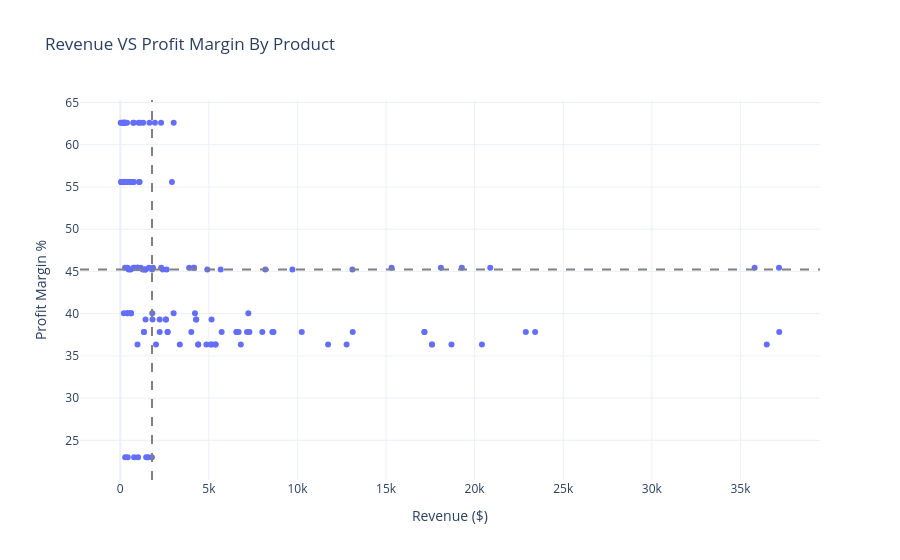

Notebook code for this chart:
### Markdown cell above
## VISUALIZATION RATIONALE

A scatter plot is used to visualize the relationship (if any) between revenue and profit margin across different products. 4 quadrants are setup across the median from both variables. 

A positive relationship between the two would suggest that the high performing products are relatively more profitable explaining their tendency to generate high reveneue.

### Code cell
fig=go.Figure()

fig.add_trace(


  go.Scatter(
    y=df["ProfitMargin"],
    x=df["RevneueByProduct"],
    mode='markers',
    text=df["ProductName"], # Hover text labels

))

fig.update_layout(
    title='Revenue VS Profit Margin By Product',
    template='plotly_white',
    xaxis_title="Revenue ($)",
    yaxis_title="Profit Margin %"

)


median_revenue=df["RevneueByProduct"].median()
median_margin=df["ProfitMargin"].median()

fig.add_vline(
    x=median_revenue,
    line_dash="dash",
    line_color="gray"
)
fig.add_hline(
    y=median_margin,
    line_dash="dash",
    line_color="gray"
)



fig.show()

### Figure 1 — Plotly figure (JSON) as saved in the notebook; plotly's stock layout.template omitted (floating-point values rounded to 4 significant figures; data arrays with more than 128 entries replaced by an {"elided": "..."} marker saying what was removed)
{"data": [{"mode": "markers", "text": {"elided": "142 str values"}, "type": "scatter", "x": {"elided": "142 float values"}, "y": {"elided": "142 float values"}}], "layout": {"shapes": [{"line": {"color": "gray", "dash": "dash"}, "type": "line", "x0": 1791.0, "x1": 1791.0, "xref": "x", "y0": 0, "y1": 1, "yref": "y domain"}, {"line": {"color": "gray", "dash": "dash"}, "type": "line", "x0": 0, "x1": 1, "xref": "x domain", "y0": 45.24, "y1": 45.24, "yref": "y"}], "title": {"text": "Revenue VS Profit Margin By Product"}, "xaxis": {"title": {"text": "Revenue ($)"}}, "yaxis": {"title": {"text": "Profit Margin %"}}}}
